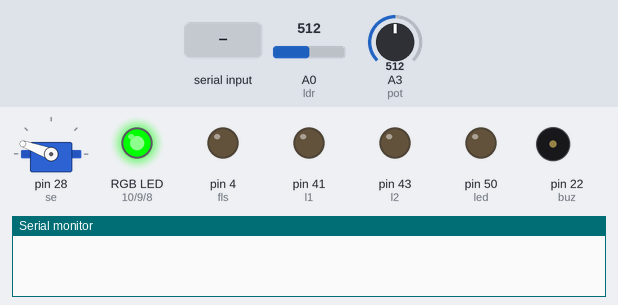
Bench run of a sketch on a simulated Arduino Mega 2560, built with avr-gcc and run on an emulated ATmega2560. Parts: servo, an RGB LED mixed from three pins (HIGH = lit), output pins drawn as LEDs (lit = HIGH), buzzer (waves = sounding, pin HIGH), the last lines printed to the serial monitor. The test bench sets the inputs (shaded band); at power-on: A3 (pot) = 512, A0 (ldr) = 512. Pins used as bus, display or sensor lines are not drawn.

Above: at 2.9 s.
3.0 s: "@ww" received over the second serial link
At 3.4 s:
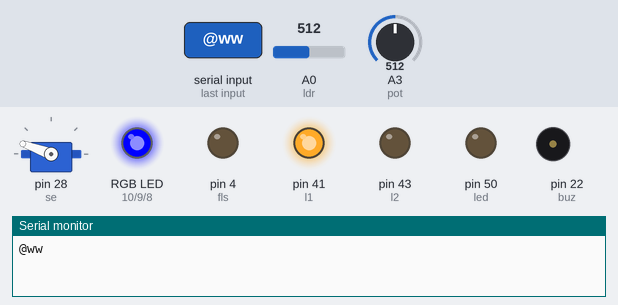
4.5 s: A3 (pot) set to 523
At 5.2 s:
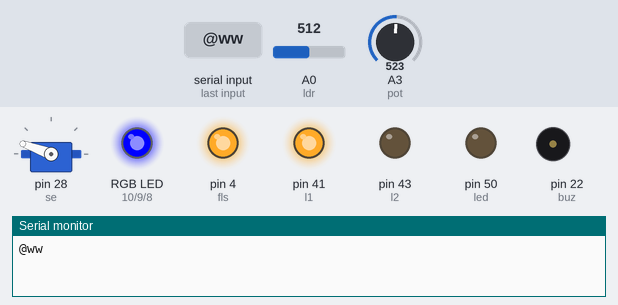
6.0 s: "0" received over the second serial link
At 6.5 s:
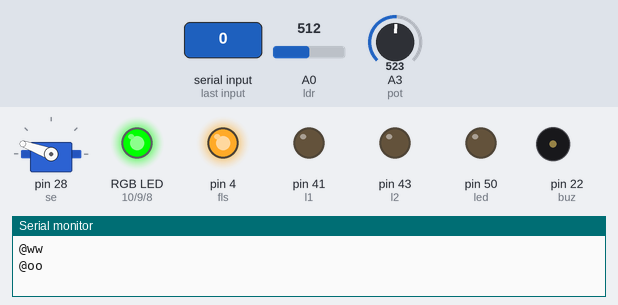
7.5 s: "@ss" received over the second serial link
At 8.0 s:
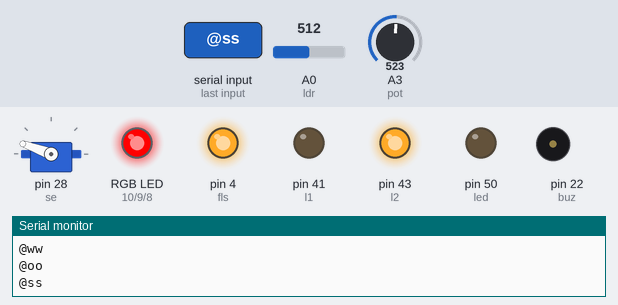
9.0 s: A0 (ldr) set to 532
At 9.8 s:
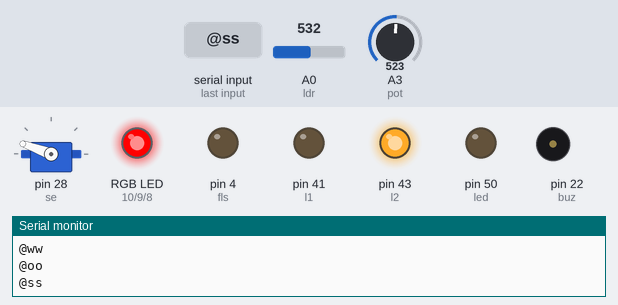
10.5 s: "@l" received over the second serial link
At 11.3 s:
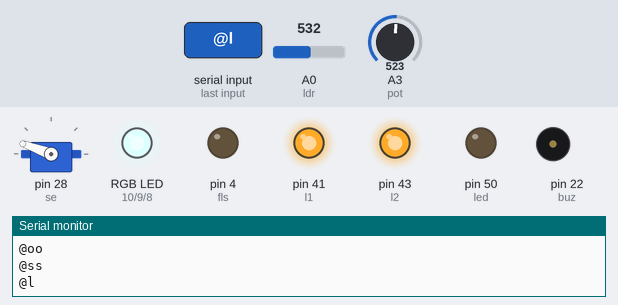
Timing chart, 0 to 13.5 s (numbered marks = the images above; inputs shaded):
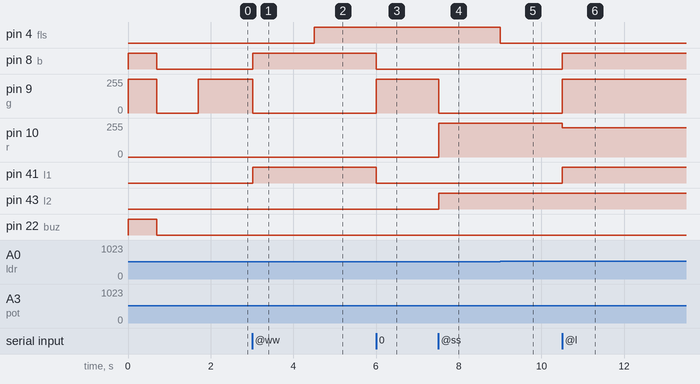

Measured:
- the behaviour switches between 512 and 513 on A3 (pot) (found by bisection; images 1 and 2)
- the behaviour switches between 522 and 523 on A0 (ldr) (found by bisection; images 4 and 5)
- after the input at 3.0 s, pin 8 (b), pin 41 (l1): LOW → HIGH at once; pin 9 (g): 255/255 → 0/255 at once
- after the input at 4.5 s, pin 4 (fls): LOW → HIGH at once
- after the input at 6.0 s, pin 8 (b), pin 41 (l1): HIGH → LOW at once; pin 9 (g): 0/255 → 255/255 at once
- after the input at 7.5 s, pin 9 (g): 255/255 → 0/255 at once; pin 10 (r): 0/255 → 255/255 at once; pin 43 (l2): LOW → HIGH at once
- after the input at 9.0 s, pin 4 (fls): HIGH → LOW at once
- after the input at 10.5 s, pin 8 (b), pin 41 (l1): LOW → HIGH at once; pin 9 (g): 0/255 → 255/255 at once; pin 10 (r): 255/255 → 220/255 at once

The sketch:

carCardBord.ino
```cpp
#include <Servo.h>

#define led 50
#define buz 22
#define l1 41
#define l2 43
#define r1 33
#define r2 35
#define se 28
#define r 10
#define g 9
#define b 8
#define ldr A0
#define pot A3
#define fls 4


Servo myservo;

String input;
int ser = 180;
bool left = false, right = false;
bool ff=false, bb=false;
unsigned long mil = 20000;

void setup() {
  Serial.begin(9600);
  Serial3.begin(9600);
  pinMode(led, OUTPUT);
  pinMode(buz, OUTPUT);
  pinMode(r1, OUTPUT);
  pinMode(r2, OUTPUT);
  pinMode(l1, OUTPUT);
  pinMode(l2, OUTPUT);
  pinMode(led, OUTPUT);
  pinMode(r, OUTPUT);
  pinMode(g, OUTPUT);
  pinMode(b, OUTPUT);
  pinMode(fls, OUTPUT);

  pinMode (ldr, INPUT);
  pinMode (pot, INPUT);

  myservo.attach(se);

  myservo.write(160);

  digitalWrite(buz, 1);
  rgb(0, 255, 255);
  delay(700);
  digitalWrite(buz, 0);
  rgb(0, 0, 0);
  delay(1000);
  rgb(0, 255, 0);

}

//-fnc
void rgb(int aa, int bb, int cc) {
  analogWrite(r, aa);
  analogWrite(g, bb);
  analogWrite(b, cc);
}

void st() {
  digitalWrite(l1, 0);
  digitalWrite(r1, 0);
  digitalWrite(l2, 0);
  digitalWrite(r2, 0);

  rgb(0, 255, 0);

}
void fw() {
  digitalWrite(l1, 1);
  digitalWrite(r1, 1);
  digitalWrite(l2, 0);
  digitalWrite(r2, 0);

  rgb(0, 0, 255);
}
void bw() {
  digitalWrite(l1, 0);
  digitalWrite(r1, 0);
  digitalWrite(l2, 1);
  digitalWrite(r2, 1);

  rgb(255, 0, 0);
}
void ri() {
  digitalWrite(l1, 1);
  digitalWrite(r1, 0);
  digitalWrite(l2, 0);
  digitalWrite(r2, 1);

  rgb(220, 255, 255);
}
void le() {
  digitalWrite(l1, 0);
  digitalWrite(r1, 1);
  digitalWrite(l2, 1);
  digitalWrite(r2, 0);

  rgb(220, 255, 255);
}

void trf() {
  digitalWrite(l1, 1);
  digitalWrite(r1, 1);
  digitalWrite(l2, 0);
  digitalWrite(r2, 1);

  rgb(220, 255, 255);
}

void tlf() {
  digitalWrite(l1, 1);
  digitalWrite(r1, 1);
  digitalWrite(l2, 1);
  digitalWrite(r2, 0);

  rgb(220, 255, 255);
}

void trb() {
  digitalWrite(l1, 0);
  digitalWrite(r1, 1);
  digitalWrite(l2, 1);
  digitalWrite(r2, 1);

  rgb(220, 255, 255);
}

void tlb() {
  digitalWrite(l1, 1);
  digitalWrite(r1, 0);
  digitalWrite(l2, 1);
  digitalWrite(r2, 1);

  rgb(220, 255, 255);
}
void b1() {
  digitalWrite(buz, 1);
}
void b0() {
  digitalWrite(buz, 0);
}

void loop() {
  input = "";

  while (Serial3.available()) {
    input += (char)Serial3.read();
    delay(5);
    mil = millis() + 20000;
  }

  //-----------for phone
  if(input=="0"){
    input="@oo";
  }
  else if (input=="o"){
    input="@o";
  }
  //for phone

  if (input == "@l") {
    left = true;
  }
  else if (input == "@r") {
    right = true;
  }
  else if (input == "@o") {
    left = false;
    right = false;
  }

  if (input == "@ww") {
    ff = true;
  }
  else if (input == "@ss") {
    bb = true;
  }
  else if (input == "@oo") {
    ff = false;
    bb = false;
  }


  if (input == "light on") {
    digitalWrite(led, 1);
  }
  else if (input == "light off") {
    digitalWrite(led, 0);
  }

  //-----turn
  else if (ff && right) {
    trf();
  }
  else if (ff && left) {
    tlf();
  }
  else if (bb && right) {
    trb();
  }
  else if (bb && left) {
    tlb();
  }

  else if (input == "@oo"|| input == "o" || input == "0") {
    st();
  }

  else if (input == "@ww" || ff) {
    fw();
  }
  else if (input == "@ss" || bb) {
    bw();
  }


  else if (input == "@aa") {
    le();
  }
  else if (input == "@dd") {
    ri();
  }
  else if (input == "@u") {
    ser -= 20;
    if (ser < 0) {
      ser = 0;
    }
    Serial.println(ser);
    myservo.write(ser);
    delay(15);
  }
  else if (input == "@d") {
    ser += 20;
    if (ser > 160) {
      ser = 160;
    }
    Serial.println(ser);
    myservo.write(ser);
    delay(15);
  }
  else if (input == "@i1" || input == "@m1") {
    b1();
  }
  else if (input == "@i0" || input == "@m0" || input == "M") {
    b0();
  }
  else if (input == "@j1" || input == "@n1") {
    digitalWrite(led, 1);
  }
  else if (input == "@j0" || input == "@n0" || input == "N") {
    digitalWrite(led, 0);
  }
  else if (input.substring(0, 2) == "@x") {
    int p = input.substring(2, input.length()).toInt();
    myservo.write(map(p, 0, 100, 160, 0));
    delay(15);
  }

  if (analogRead(ldr) < analogRead(pot)) {
    digitalWrite(fls, 1);
  }
  else {
    digitalWrite(fls, 0);
  }


  if (mil < millis()) {
    analogWrite(g, 70);
  }


  if (input != "") {
    Serial.println(input);
  }


  //Serial.println((String)analogRead(ldr) + "\t" + analogRead(pot));
  //Serial3.println((String)"Light: "+analogRead(ldr)+","+analogRead(pot)+","+"a"+","+"b"+","+"c");

}
```
